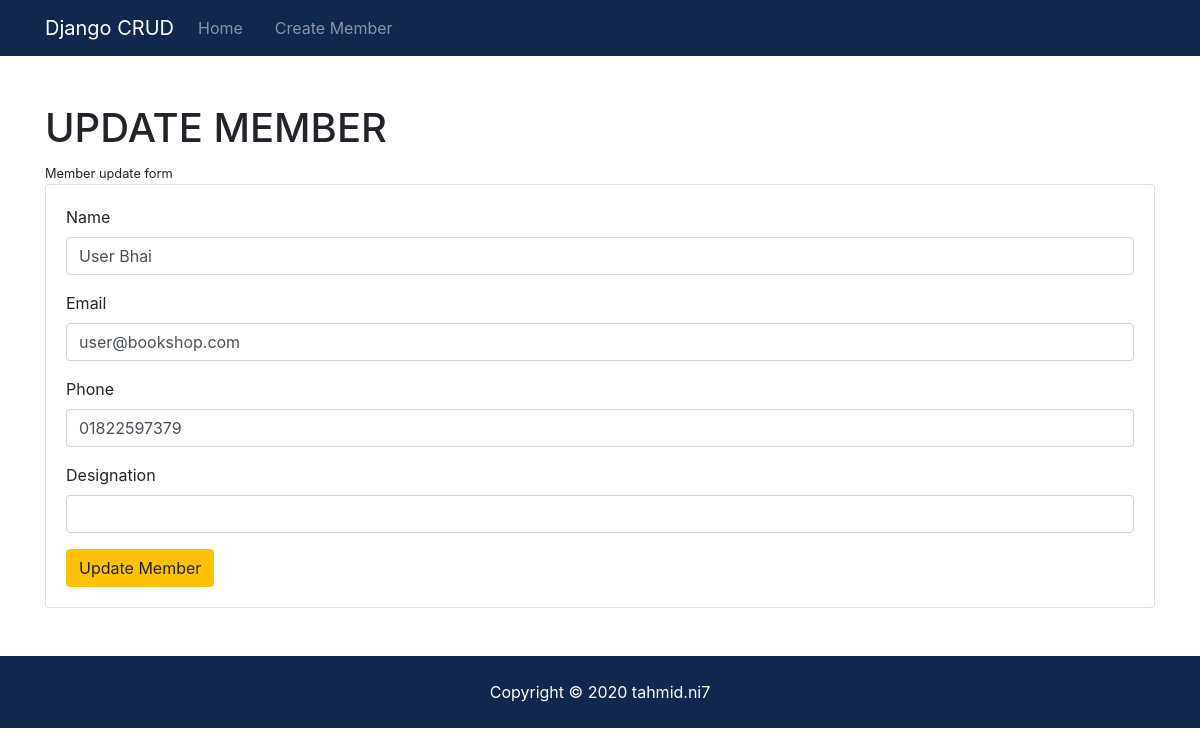
Page /edit/28 on the earlier database version.
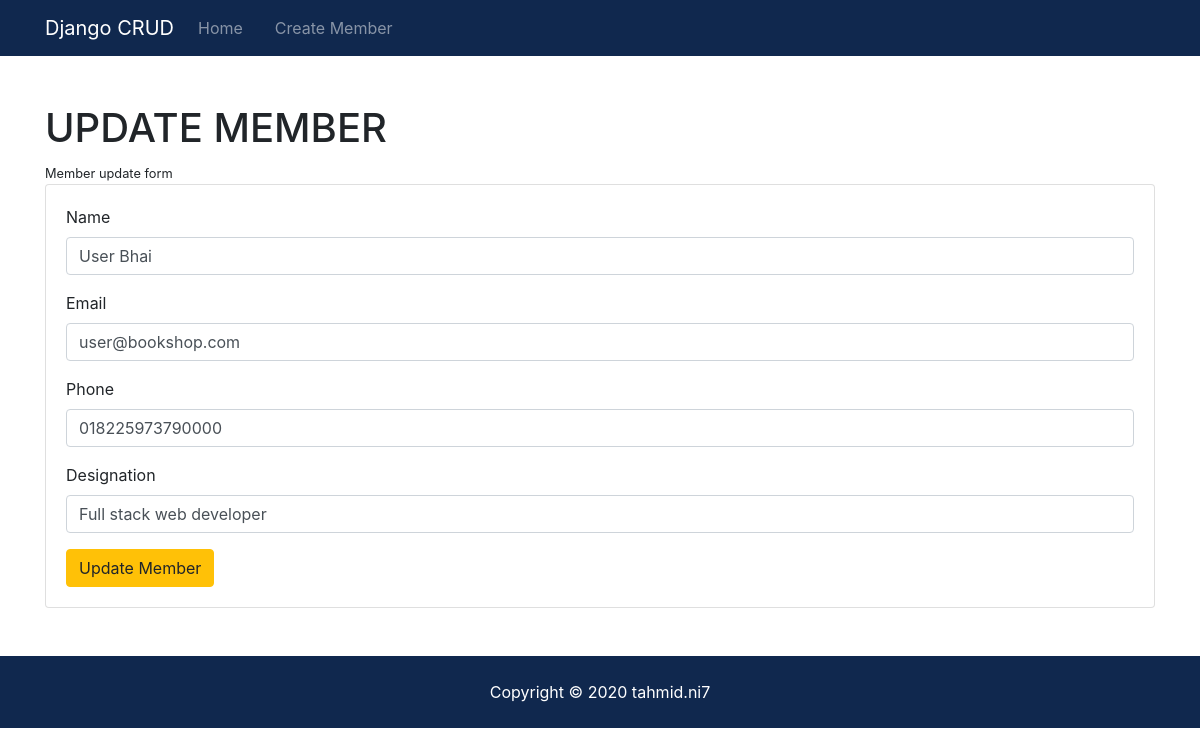
Same page on the later database version.
### crud/models.py (models this page shows, shortened)
class Member(models.Model):
    name = models.CharField(max_length=100)
    email = models.EmailField(max_length=50)
    phone = models.CharField(max_length=15)
    designation = models.CharField(max_length=100, blank=True)
    is_active = models.BooleanField(default=True)

### crud/views.py (the view)
# urls.py: path('edit/<int:member_id>', views.edit, name='edit'),
def edit(request, member_id):
    member = get_object_or_404(Member, pk=member_id)
    form = MemberForm(instance=member)
    context = {
        'member': member,
        'form': form
    }
    return render(request, 'crud/edit.html', context)

### crud/forms.py (shortened to what this page needs)
class MemberForm(forms.ModelForm):
    name = forms.CharField(widget=forms.TextInput(
        attrs={'class': 'form-control'}),
        max_length=100)
    email = forms.EmailField(widget=forms.EmailInput(
        attrs={'class': 'form-control name'}),
        max_length=50)
    phone = forms.CharField(widget=forms.TextInput(
        attrs={'class': 'form-control'}),
        max_length=15)
    designation = forms.CharField(widget=forms.TextInput(
        attrs={'class': 'form-control'}),
        max_length=100, required=False)
    is_active = forms.BooleanField(initial=True)
    class Meta:
        model = Member
        fields = "__all__"

### templates/crud/edit.html (shortened to what this page needs)
{% extends 'base.html' %}
{% block body_block %}
<diV class="container py-5">
	<h1>UPDATE MEMBER</h1>
	<small>Member update form</small>
	<div class="card-body card">
		<form method="post" action="{% url 'update' member.id %}" novalidate>
	  <div class="form-group">
	    <label for="">Name</label>
	    {{form.name}}
	  </div>
	  <div class="form-group">
	    <label for="">Email</label>
	    {{form.email}}
	  </div>
		<div class="form-group">
		    <label for="">Phone</label>
		    {{form.phone}}
	    </div>
			<div class="form-group">
		    <label for="">Designation</label>
		    {{form.designation}}
	    </div>
	  <button type="submit" class="btn btn-warning">Update Member</button>
	</form>
	</div>
</diV>
{% endblock %}

Differences in the rows shown:
changed Member "User Bhai": phone "01822597379" → "018225973790000"; designation (not shown) → "Full stack web developer"
